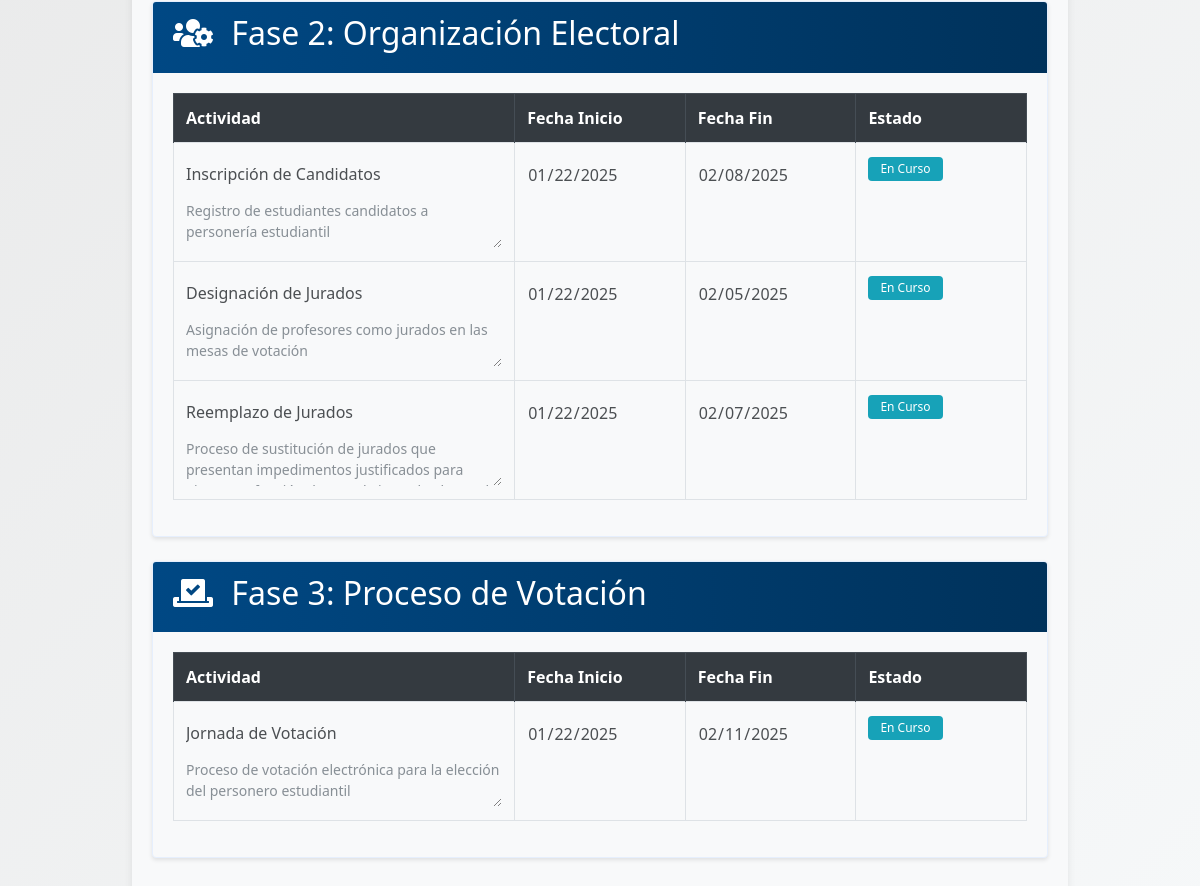
The page /calendario-electoral (lower part) on the database as committed earlier.
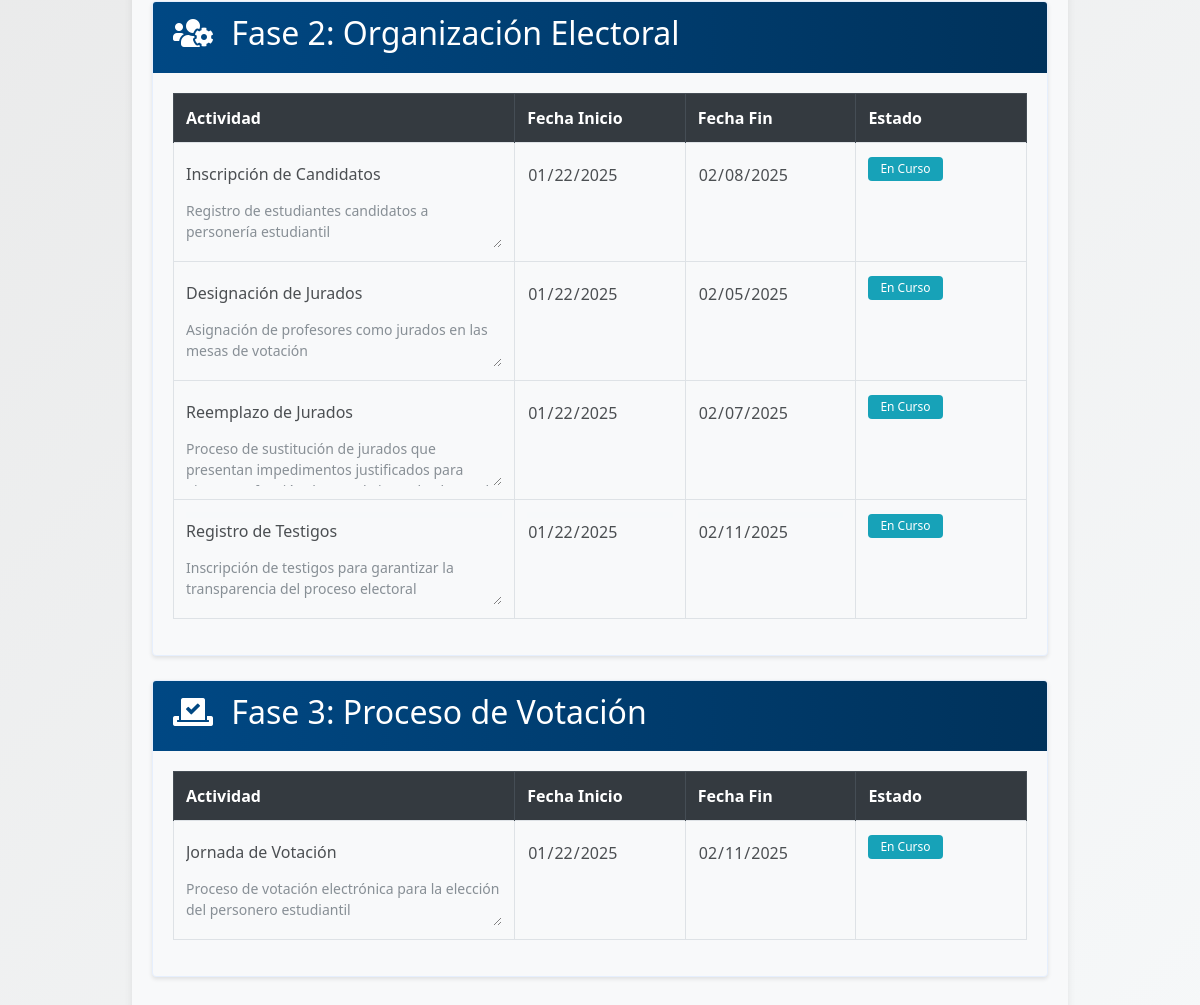
The same page on the database as committed later.
### models.py (models this page shows, shortened)
class EventoCalendario(db.Model):
    id = db.Column(db.Integer, primary_key=True)
    fase = db.Column(db.Integer, nullable=False)
    titulo = db.Column(db.String(200), nullable=False)
    fecha_inicio = db.Column(db.DateTime, nullable=False)
    fecha_fin = db.Column(db.DateTime, nullable=False)
    descripcion = db.Column(db.Text, nullable=True)
    estado = db.Column(db.String(20), default='pendiente')
    orden = db.Column(db.Integer, nullable=False)
    @classmethod
    def sistema_bloqueado(cls):
        ultimo_evento = cls.query.order_by(cls.fecha_fin.desc()).first()
        if ultimo_evento:
            return datetime.now() > ultimo_evento.fecha_fin
        return False
    @classmethod
    def obtener_fase_actual(cls):
        ahora = datetime.now()
        for fase in range(1, 4):  # Asumiendo que hay 3 fases
            eventos = cls.query.filter_by(fase=fase).all()
            if any(evento.fecha_inicio <= ahora <= evento.fecha_fin for evento in eventos):
                return fase
        return 1  # Fase por defecto

### routes/calendario_routes.py (the view)
@calendario_bp.route('/calendario-electoral')
def calendario_electoral():
    eventos = EventoCalendario.query.order_by(EventoCalendario.fase, EventoCalendario.orden).all()
    config = Configuracion.query.first()
    sistema_bloqueado = config.configuracion_finalizada if config else False
    return render_template('calendario_electoral.html',
                         eventos=eventos,
                         sistema_bloqueado=sistema_bloqueado)

### app.py (called while the page is built)
@app.context_processor
def inject_config():
    sistema_bloqueado = EventoCalendario.sistema_bloqueado()
    config = {
        'sistema_bloqueado': sistema_bloqueado,
        'calendario_bloqueado': sistema_bloqueado,
        'fase_actual': EventoCalendario.obtener_fase_actual(),
        'configuracion_finalizada': sistema_bloqueado,
        'fecha_finalizacion': datetime.now() if sistema_bloqueado else None
    }
    return {
        'config': config,
        'config_json': json.dumps(config, default=str)
    }

@app.context_processor
def utility_processor():
    return {
        'now': datetime.now
    }

### templates/calendario_electoral.html (shortened to what this page needs)
{% extends "base.html" %}
{% block content %}
<div class="container mt-4">
    <form id="calendarioForm">
        <div class="timeline-container mt-5">
            {% for fase, nombre_fase in [
            (1, 'Preparación y Registro'),
            (2, 'Organización Electoral'),
            (3, 'Proceso de Votación')
            ] %}
            <div class="timeline-phase card mb-4">
                <div class="card-header fase-header">
                    <h2>
                        <i
                            class="fas {% if fase == 1 %}fa-clipboard-list{% elif fase == 2 %}fa-users-cog{% else %}fa-vote-yea{% endif %}"></i>
                        Fase {{ fase }}: {{ nombre_fase }}
                    </h2>
                </div>
                <div class="card-body">
                    <div class="table-responsive">
                        <table class="table table-bordered">
                            <thead class="thead-dark">
                                <tr>
                                    <th width="40%">Actividad</th>
                                    <th width="20%">Fecha Inicio</th>
                                    <th width="20%">Fecha Fin</th>
                                    <th width="20%">Estado</th>
                                </tr>
                            </thead>
                            <tbody>
                                {% for evento in eventos if evento.fase == fase %}
                                <tr class="evento-row" data-evento-id="{{ evento.id }}">
                                    <td>
                                        <input type="text" class="form-control-plaintext evento-titulo"
                                            name="titulo_{{ evento.id }}" value="{{ evento.titulo }}" {% if
                                            sistema_bloqueado %}readonly{% endif %}>
                                        <textarea class="form-control-plaintext evento-descripcion"
                                            name="descripcion_{{ evento.id }}" rows="2" {% if sistema_bloqueado
                                            %}readonly{% endif %}>{{ evento.descripcion }}</textarea>
                                    </td>
                                    <td>
                                        <input type="date" class="form-control-plaintext evento-fecha"
                                            name="fecha_inicio_{{ evento.id }}"
                                            value="{{ evento.fecha_inicio.strftime('%Y-%m-%d') }}" {% if
                                            sistema_bloqueado %}readonly{% endif %}>
                                    </td>
                                    <td>
                                        <input type="date" class="form-control-plaintext evento-fecha"
                                            name="fecha_fin_{{ evento.id }}"
                                            value="{{ evento.fecha_fin.strftime('%Y-%m-%d') }}" {% if sistema_bloqueado
                                            %}readonly{% endif %}>
                                    </td>
                                    <td>
                                        {% set hoy = now() %}
                                        {% if sistema_bloqueado %}
                                        {% if hoy.date() > evento.fecha_fin.date() %}
                                        <span class="badge badge-completado">Completado</span>
                                        {% elif hoy.date() >= evento.fecha_inicio.date() and hoy.date() <=
                                            evento.fecha_fin.date() %} <span class="badge badge-en-curso">En
                                            Curso</span>
                                            {% set sistema_bloqueado = false %}
                                            {% else %}
                                            <span class="badge badge-pendiente">Pendiente</span>
                                            {% endif %}
                                            {% else %}
                                            <span class="badge badge-{{ evento.estado }}">
                                                {{ evento.estado|title }}
                                            </span>
                                            {% endif %}
                                    </td>
                                </tr>
                                {% endfor %}
                            </tbody>
                        </table>
                    </div>
                </div>
            </div>
            {% endfor %}
        </div>
    </form>
</div>
{% endblock %}

### templates/base.html (shortened to what this page needs)
<!DOCTYPE html>
<html lang="es">
<head>
    <link rel="stylesheet" href="https://stackpath.bootstrapcdn.com/bootstrap/4.3.1/css/bootstrap.min.css">
    <link rel="stylesheet" href="https://cdnjs.cloudflare.com/ajax/libs/toastr.js/latest/toastr.min.css">
    <link rel="stylesheet" href="https://cdnjs.cloudflare.com/ajax/libs/font-awesome/5.15.4/css/all.min.css">
    <link rel="stylesheet" href="{{ url_for('static', filename='css/main.css') }}">
</head>
<body>
    <div class="container-fluid py-4">
        {% block content %}{% endblock %}
    </div>
</body>
</html>

### static/css/main.css (style rules this page uses)
:root { --primary-color: #004884; --secondary-color: #CD1719; --background-color: #E5E5E5; --text-color: #4B4B4B; --white-color: #FFFFFF; --highlight-color: #FDB913; --accent-color: #31B44C; --dark-blue: #00325B; --light-gray: #E6EFFD; --chart-primary: rgba(0, 72, 132, 0.8); --chart-secondary: rgba(179, 20, 22, 0.8); --chart-highlight: rgba(255, 198, 41, 0.8); --chart-dark: rgba(0, 45, 82, 0.8); --chart-light: rgba(240, 240, 240, 0.8); --chart-border-primary: rgba(0, 72, 132, 1); --chart-border-secondary: rgba(179, 20, 22, 1); --chart-border-highlight: rgba(255, 198, 41, 1); --chart-border-dark: rgba(0, 45, 82, 1); --chart-border-light: rgba(240, 240, 240, 1); --dark-mode-background: #1a1a1a; --dark-mode-text: #ffffff; --dark-mode-card: #2d2d2d; --dark-mode-input: #333333; --dark-mode-border: #404040; --container-background: #F8F9FA; }
body { font-family: 'Segoe UI', Tahoma, Geneva, Verdana, sans-serif; background: linear-gradient(135deg, #E5E5E5, #F6F8F9); min-height: 100vh; margin: 0; padding: 0; color: var(--text-color); }
.container { max-width: 80%; margin: 0 auto; padding: 20px; background-color: var(--container-background); box-shadow: 0 2px 8px rgba(0, 0, 0, 0.08); border-radius: 8px; margin-top: 20px; margin-bottom: 20px; }
.table th { background-color: var(--primary-color); color: var(--white-color); }
.badge { background-color: var(--highlight-color); color: var(--dark-blue); padding: 5px 10px; border-radius: 4px; }
.table thead th { background-color: var(--primary-color); color: var(--white-color); border-bottom: none; }
.card-header { background: linear-gradient(to right, var(--primary-color), var(--dark-blue)); color: var(--white-color); }
.badge { padding: 8px 12px; border-radius: 4px; font-weight: 500; }
.badge { background-color: var(--highlight-color); color: var(--dark-blue); padding: 5px 10px; border-radius: 4px; font-weight: 500; }
.badge { background-color: var(--highlight-color); color: var(--dark-blue); }
.card { border: 1px solid var(--light-gray); box-shadow: 0 2px 4px rgba(0, 0, 0, 0.1); transition: box-shadow 0.3s ease; }
.card-header { background: linear-gradient(to right, var(--primary-color), var(--dark-blue)); color: var(--white-color); border-bottom: none; }
.card, .list-group-item, .table { background-color: var(--container-background); }

### templates/calendario_electoral.html (style rules this page uses)
.fase-header { background: linear-gradient(to right, var(--primary-color), var(--dark-blue)); color: white; }
.fase-header i { margin-right: 10px; }
.form-control-plaintext { cursor: pointer; padding: 0.375rem 0; }
.evento-descripcion { font-size: 0.875rem; color: #6c757d; }
.badge { padding: 0.5em 1em; }
.badge-en-curso { background-color: #17a2b8; color: #fff; }
.table th { background-color: #004884; color: white; }
.form-control-plaintext[readonly] { background-color: #f8f9fa; cursor: not-allowed; opacity: 0.8; }

Rows that differ between the two databases and show on the page:
added EventoCalendario: titulo "Registro de Testigos", id "Inscripción de testigos para garantizar la transparencia del proceso electoral", fecha_inicio "01/22/2025", fecha_fin "02/11/2025", shows "En Curso", shown under "2"
